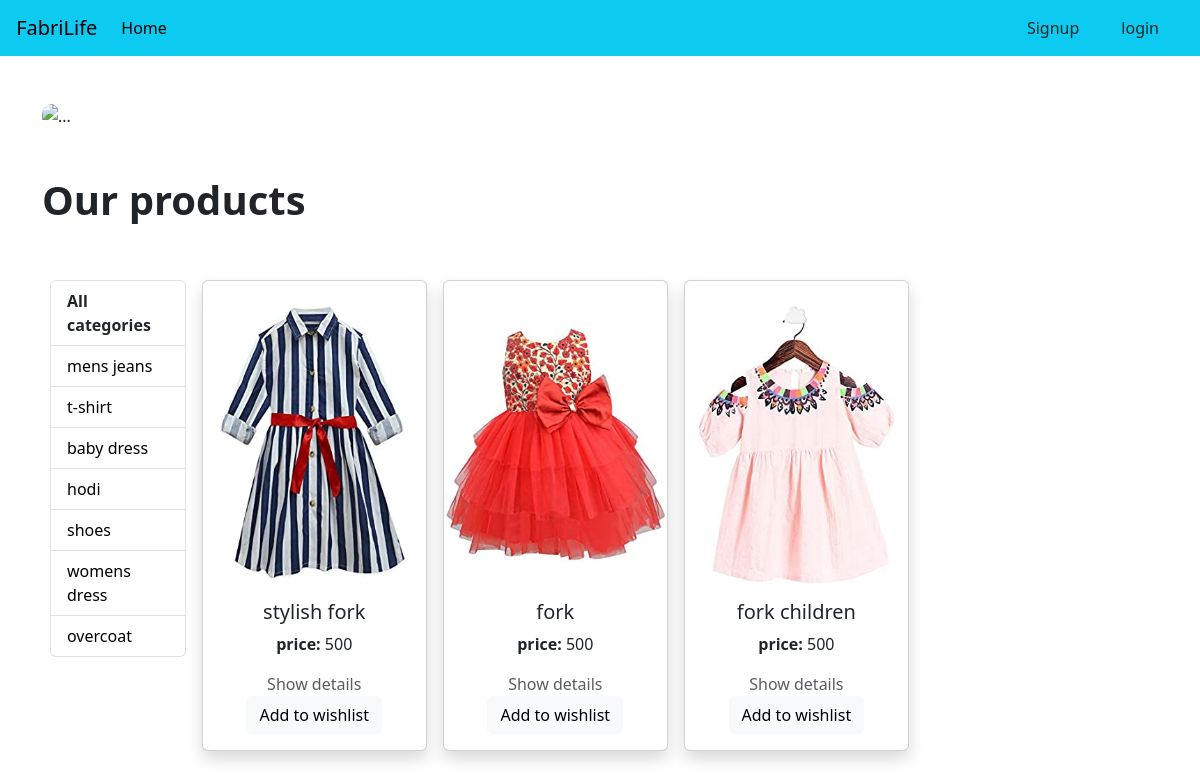
Page /category/baby-dress on the committed database.
### product/models.py (models this page shows, shortened)
class Category(models.Model):
    category_name = models.CharField(max_length=100,unique=True)
    slug = models.SlugField(max_length=100,unique=True)
    description = models.TextField(max_length=255,blank=True)
    cat_img = models.ImageField(upload_to='photos/categories',blank = True)

class Product(models.Model):
    category = models.ForeignKey(Category,on_delete=models.CASCADE)
    product_name = models.CharField(max_length=100,unique=True)
    slug = models.SlugField(max_length=100,unique=True)
    description = models.TextField(max_length=255,blank=True)
    price = models.IntegerField()
    image = models.ImageField(upload_to='photos/product')
    stock = models.IntegerField()
    size = models.CharField(max_length=15,default='Medium')
    color = models.CharField(max_length=20,null=True)
    is_available = models.BooleanField(default=True)
    average_rating = models.DecimalField(max_digits=3, decimal_places=2, default=0.00)
    total_ratings = models.PositiveIntegerField(default=0)

### product/views.py (the view)
# urls.py: path('',views.home,name='home'),
def home(request,category_slug=None):
    category = None
    cloth = None
    if category_slug:
        category = get_object_or_404(Category,slug = category_slug)
        cloth = Product.objects.filter(category= category)
    else:
         cloth = Product.objects.all()
    searchItem = request.GET.get('inputfield')
    category = Category.objects.all()
    return render(request,'product.html',{'cloth':cloth,'category':category})

### product/templates/product.html (shortened to what this page needs)
{% extends "base.html" %}
{% block body %}
<div id="carouselExample" class="carousel slide">
  <div class="carousel-inner">
    <div class="carousel-item active">
      <img src="https://images.unsplash.com/photo-1567401893414-76b7b1e5a7a5?ixlib=rb-4.0.3&ixid=M3wxMjA3fDB8MHxzZWFyY2h8MTB8fGNsb3RoaW5nJTIwc3RvcmV8ZW58MHx8MHx8fDA%3D&w=1000&q=80" class="d-block w-100" style="border-radius:10px; max-height:  500px;" alt="..." >
    </div>
  </div>
  <button class="carousel-control-prev" type="button" data-bs-target="#carouselExample" data-bs-slide="prev">
    <span class="carousel-control-prev-icon" aria-hidden="true"></span>
  </button>
  <button class="carousel-control-next" type="button" data-bs-target="#carouselExample" data-bs-slide="next">
    <span class="carousel-control-next-icon" aria-hidden="true"></span>
  </button>
</div>
  <div class="d-flex align-items-center justify-content-between">
    <h1 class="fs-1 fw-bold my-5">Our products</h1>
  </div>
  <div class="d-flex flex-row">
    <div class="p-2 -100">
        <ul class="list-group ">
            <li class="list-group-item"><b>All categories</b></li>
            {% for i in category %}
            <li class="list-group-item " type="button"><a href="{% url 'category_products' i.slug %}" class="text-decoration-none text-black ">{{i.category_name}}</a></li>
            {% endfor %}
          </ul>
    </div>
    <div class="p-2 flex-fill">
        <div class="row row-cols-1 row-cols-md-4 g-3">
            {% for item in cloth %}
            <div class="col">
              <div class="card h-100 shadow w-100">
                <img src="{{item.image.url}}" class="card-img-top h-75 pt-4" alt="...">
                <div class="card-body text-center">
                  <h5 class="card-title">{{item.product_name}}</h5>
                  <p><b>price: </b>{{item.price}}</p>
                  <a href="{% url 'details' item.id %}" class="fs-6 fw-medium text-body-secondary mb-4 text-decoration-none">Show details</a>
                  <a href="{% url 'add_to_wishlist' item.id %}" class="btn btn-light block">Add to wishlist</a>
                </div>
              </div>
            </div>
            {% endfor %}
          </div>
    </div>
  </div>
{% endblock body %}

### rows in the picture
Category: category_name "mens jeans"
Category: category_name "t-shirt"
Category: category_name "baby dress"
Category: category_name "hodi"
Category: category_name "shoes"
Category: category_name "womens dress"
Category: category_name "overcoat"
Product: image (picture), product_name "stylish fork", price "500"
Product: image (picture), product_name "fork", price "500"
Product: image (picture), product_name "fork children", price "500"
